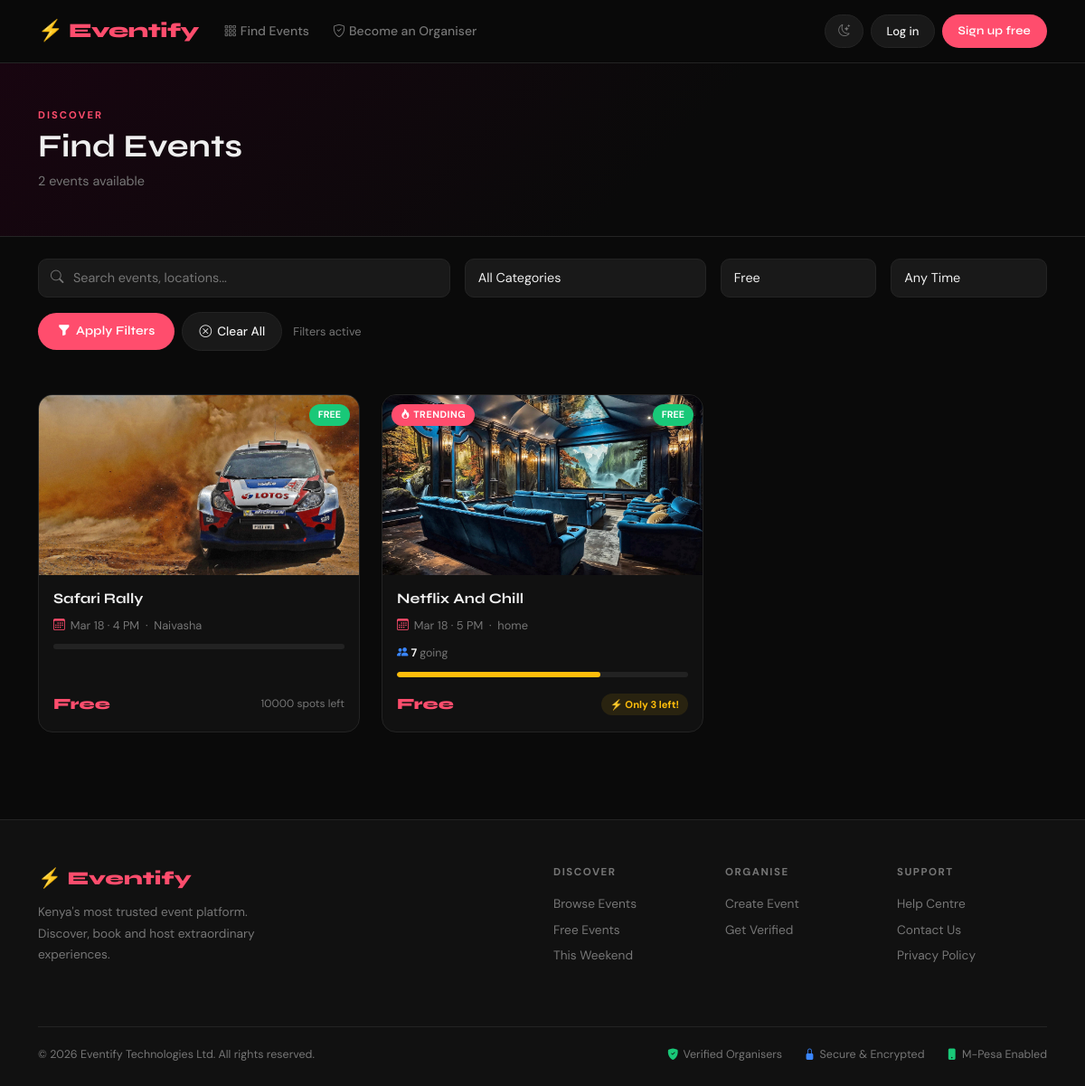
Page /events/?price=free on the earlier database version.
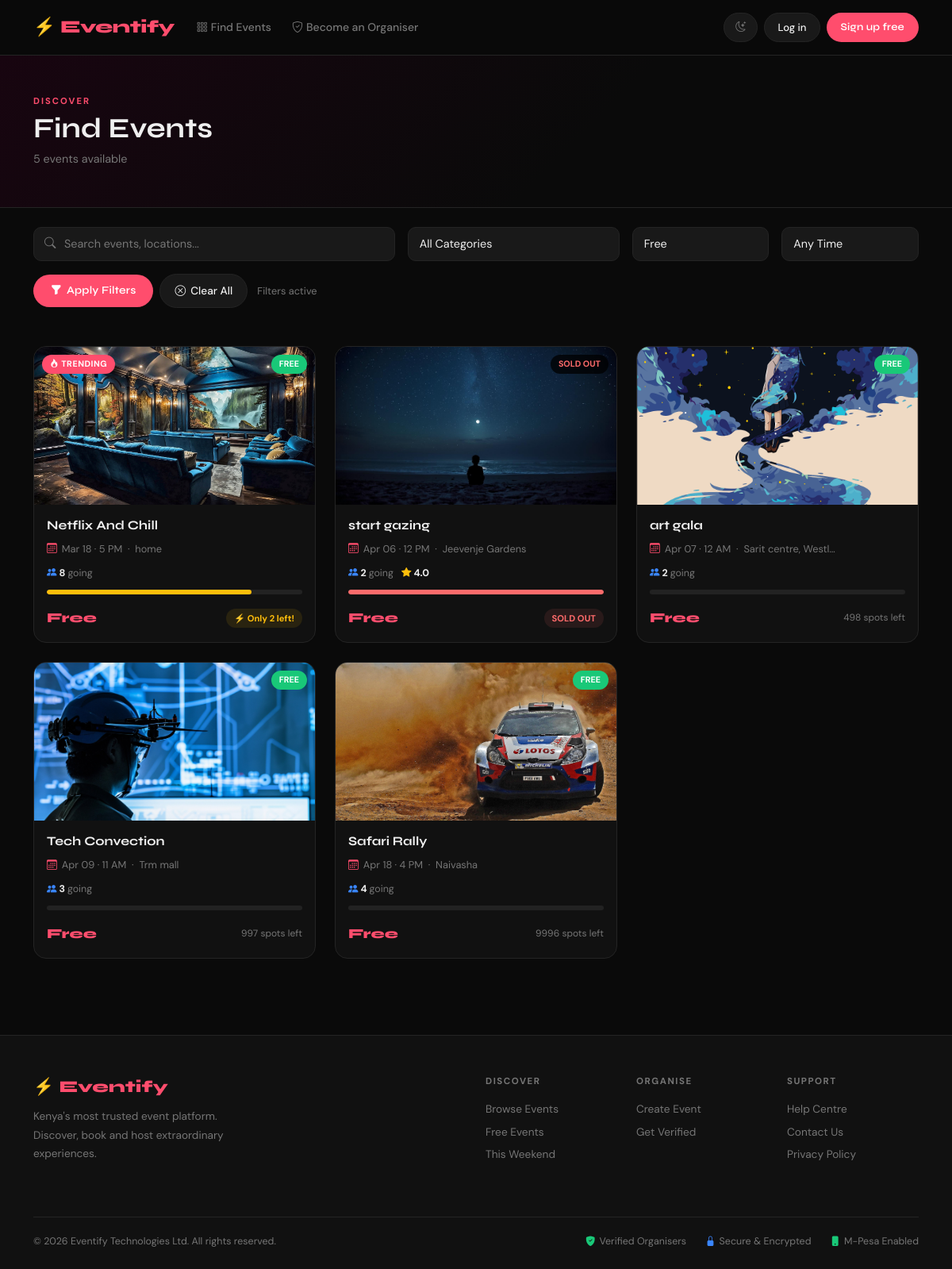
Same page on the later database version.
### events/models.py (models this page shows, shortened)
class Event(models.Model):
    title        = models.CharField(max_length=200)
    description  = models.TextField()
    category     = models.ForeignKey(Category, on_delete=models.SET_NULL, null=True, blank=True)
    date         = models.DateTimeField()
    location     = models.CharField(max_length=300)
    image        = models.ImageField(upload_to='events/', blank=True, null=True)
    price        = models.DecimalField(max_digits=8, decimal_places=2, default=0.00)
    capacity     = models.PositiveIntegerField(default=100)
    organizer    = models.ForeignKey(User, on_delete=models.CASCADE, related_name='my_events')
    created_at   = models.DateTimeField(auto_now_add=True)
    updated_at   = models.DateTimeField(auto_now=True)
    is_published = models.BooleanField(default=True)
    slug = models.SlugField(max_length=250, unique=True, blank=True)
    def spots_taken(self):
        return self.registrations.count()
    def spots_left(self):
        return max(0, self.capacity - self.spots_taken())
    def is_full(self):
        return self.spots_left() <= 0
    def capacity_percentage(self):
        if self.capacity == 0:
            return 100
        return min(int((self.spots_taken() / self.capacity) * 100), 100)
    def average_rating(self):
        reviews = self.reviews.all()
        if not reviews:
            return None
        return round(sum(r.rating for r in reviews) / reviews.count(), 1)
    class Meta:
        ordering = ['date']

class EventReview(models.Model):
    event      = models.ForeignKey(Event, on_delete=models.CASCADE, related_name='reviews')
    author     = models.ForeignKey(User, on_delete=models.CASCADE, related_name='my_reviews')
    rating     = models.PositiveSmallIntegerField(validators=[MinValueValidator(1), MaxValueValidator(5)])
    comment    = models.TextField(max_length=1000)
    created_at = models.DateTimeField(auto_now_add=True)
    class Meta:
        unique_together = ('event', 'author')
        ordering        = ['-created_at']

### events/views.py (the view, shortened to what this page needs)
# urls.py: path('events/',                      views.event_list,         name='event_list'),
def event_list(request):
    events     = Event.objects.filter(is_published=True)
    categories = Category.objects.all()
    search   = request.GET.get('search', '')
    cat_id   = request.GET.get('category', '')
    price    = request.GET.get('price', '')      # 'free' or 'paid'
    when     = request.GET.get('when', '')       # 'today', 'week', 'month'
    if search:
        events = events.filter(
            Q(title__icontains=search) |
            Q(description__icontains=search) |
            Q(location__icontains=search)
        )
    if cat_id:
        events = events.filter(category__id=cat_id)
    if price == 'free':
        events = events.filter(price=0)
    elif price == 'paid':
        events = events.filter(price__gt=0)
    if when == 'today':
        from django.utils import timezone
        today = timezone.now().date()
        events = events.filter(date__date=today)
    return render(request, 'events/event_list.html', {
        'events':            events,
        'categories':        categories,
        'search':            search,
        'selected_category': cat_id,
        'selected_price':    price,
        'selected_when':     when,
    })

### events/templates/events/event_list.html (shortened to what this page needs)
{% extends "base.html" %}
{% block content %}
<div class="page-hero">
  <div class="container">
    <div class="section-label">Discover</div>
    <h1 style="font-size:2.2rem;margin-bottom:6px;">Find Events</h1>
    <p style="color:var(--muted);font-size:.9rem;">
      {% if events %}{{ events|length }} event{{ events|length|pluralize }} available{% if search %} for "<strong style="color:var(--text);">{{ search }}</strong>"{% endif %}{% endif %}
    </p>
  </div>
</div>
<div class="container mt-4 mb-5">
  <form method="GET" class="mb-5" id="filterForm">
    <div class="row g-3 mb-3">
      <div class="col-md-5">
        <div style="position:relative;">
        <div style="position:relative;">
          <input
            type="text"
            name="search"
            id="searchInput"
            class="form-control"
            placeholder="Search events, locations..."
            value="{{ search }}"
            style="padding-left:38px !important;"
            autocomplete="off"
          >
        </div>
        </div>
      </div>
      <div class="col-md-3">
        <select name="category" class="form-select">
          <option value="">All Categories</option>
        </select>
      </div>
      <div class="col-6 col-md-2">
        <select name="price" class="form-select">
          <option value="free" {% if selected_price == 'free' %}selected{% endif %}>Free</option>
        </select>
      </div>
      <div class="col-6 col-md-2">
        <select name="when" class="form-select">
          <option value="">Any Time</option>
        </select>
      </div>
    </div>
    <div class="d-flex gap-2 align-items-center flex-wrap">
      <button type="submit" class="btn-brand" style="padding:9px 22px;font-size:.855rem;">
        <i class="bi bi-funnel-fill"></i>Apply Filters
      </button>
      {% if search or selected_category or selected_price or selected_when %}
        <a href="{% url 'event_list' %}" class="btn-ghost" style="padding:9px 18px;font-size:.855rem;">
          <i class="bi bi-x-circle"></i>Clear All
        </a>
        <span style="color:var(--muted);font-size:.8rem;margin-left:4px;">Filters active</span>
      {% endif %}
    </div>
  </form>
  {% if events %}
    <div class="row g-4" id="eventResults">
      {% for event in events %}
        <div class="col-md-6 col-lg-4 scroll-reveal" style="transition-delay:{{ forloop.counter0|add:0 }}0ms;">
          {% include "events/partials/event_card.html" %}
        </div>
      {% endfor %}
    </div>
  {% endif %}
</div>
{% endblock %}

### events/templates/events/partials/event_card.html (shortened to what this page needs)
<div class="event-card">
  <div class="card-img-wrap">
    {% if event.image %}
      <img src="{{ event.image.url }}" alt="{{ event.title }}" class="card-img" loading="lazy">
    {% endif %}
    {% if event.capacity_percentage >= 60 and not event.is_full %}<div class="badge-hot"><i class="bi bi-fire"></i>Trending</div>{% endif %}
    {% if event.price == 0 and not event.is_full %}<div class="badge-free">FREE</div>{% endif %}
    {% if event.is_full %}<div class="badge-full">SOLD OUT</div>{% endif %}
  </div>
  <a href="{% url 'event_detail' event.slug %}" style="text-decoration:none;color:inherit;display:flex;flex-direction:column;flex:1;">
    <div class="card-body" style="flex:1;display:flex;flex-direction:column;">
      <h5 style="font-family:'Syne',sans-serif;font-weight:700;font-size:1rem;margin-bottom:8px;line-height:1.3;display:-webkit-box;-webkit-line-clamp:2;-webkit-box-orient:vertical;overflow:hidden;">{{ event.title }}</h5>
      <p style="color:var(--muted);font-size:.8rem;margin-bottom:10px;display:flex;align-items:center;gap:6px;overflow:hidden;white-space:nowrap;text-overflow:ellipsis;">
        <i class="bi bi-calendar3" style="color:var(--brand);flex-shrink:0;"></i>
        <span style="overflow:hidden;text-overflow:ellipsis;">{{ event.date|date:"M d · g A" }} &nbsp;·&nbsp; {{ event.location|truncatechars:20 }}</span>
      </p>
      {% if event.spots_taken > 0 or event.average_rating %}
      <div style="display:flex;align-items:center;gap:10px;margin-bottom:10px;font-size:.78rem;color:var(--muted);">
        {% if event.spots_taken > 0 %}
          <span style="display:flex;align-items:center;gap:3px;">
            <i class="bi bi-people-fill" style="color:var(--info);"></i>
            <strong style="color:var(--text);">{{ event.spots_taken }}</strong> going
          </span>
        {% endif %}
        {% if event.average_rating %}
          <span style="display:flex;align-items:center;gap:3px;">
            <i class="bi bi-star-fill" style="color:var(--warning);"></i>
            <strong style="color:var(--text);">{{ event.average_rating }}</strong>
          </span>
        {% endif %}
      </div>
      {% endif %}
      {% if event.capacity > 0 %}
        <div class="progress-track mb-3">
          <div class="progress-fill" style="width:{{ event.capacity_percentage }}%;background:{% if event.capacity_percentage >= 90 %}var(--danger){% elif event.capacity_percentage >= 70 %}var(--warning){% else %}var(--success){% endif %};"></div>
        </div>
      {% endif %}
      <div class="d-flex justify-content-between align-items-center mt-auto">
        <span class="price-tag" style="font-size:1.08rem;">{% if event.price == 0 %}Free{% else %}KES {{ event.price|floatformat:0 }}{% endif %}</span>
        {% if event.is_full %}
          <span style="background:rgba(255,107,107,.1);color:var(--danger);font-size:.7rem;padding:3px 10px;border-radius:50px;font-weight:700;">SOLD OUT</span>
        {% elif event.spots_left <= 10 %}
          <span style="background:rgba(255,190,11,.1);color:var(--warning);font-size:.7rem;padding:3px 10px;border-radius:50px;font-weight:700;">⚡ Only {{ event.spots_left }} left!</span>
        {% else %}
          <span style="color:var(--muted);font-size:.75rem;">{{ event.spots_left }} spots left</span>
        {% endif %}
      </div>
    </div>
  </a>
</div>

Differences in the rows shown:
changed Event "Netflix And Chill": spots_taken "7" → "8"; {{ event.capacity_percentage }} 70 → 80 (drawn); spots_left "3" → "2"; moves up the list
added Event: image (picture), capacity "SOLD OUT", title "start gazing", date "Apr 06 · 12 PM", location "Jeevenje Gardens", spots_taken "2", average_rating "4.0", price "Free"
added Event: image (picture), price "FREE", title "art gala", date "Apr 07 · 12 AM", location "Sarit centre, Westl…", spots_taken "2", spots_left "498"
added Event: image (picture), price "FREE", title "Tech Convection", date "Apr 09 · 11 AM", location "Trm mall", spots_taken "3", spots_left "997"
changed Event "Safari Rally": date "Mar 18 · 4 PM" → "Apr 18 · 4 PM"; spots_taken (not shown) → "4"; spots_left "10000" → "9996"
Other differences:
{{ events|length }}: "2" → "5"
